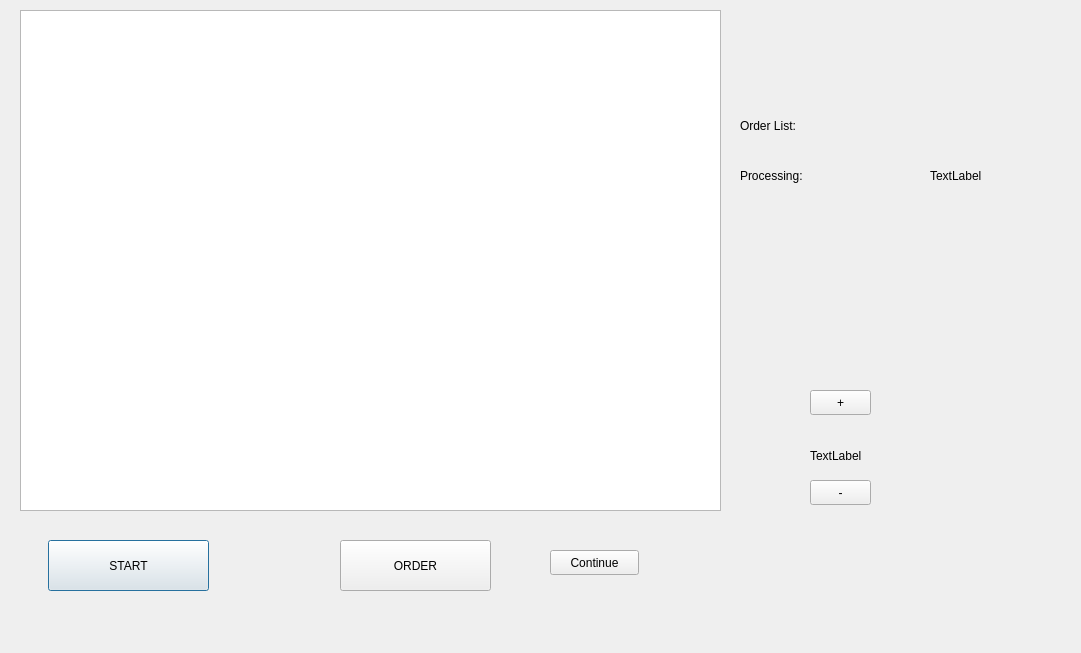
<?xml version="1.0" encoding="UTF-8"?>
<ui version="4.0">
 <class>DialogCamera</class>
 <widget class="QDialog" name="DialogCamera">
  <property name="geometry">
   <rect>
    <x>0</x>
    <y>0</y>
    <width>1081</width>
    <height>653</height>
   </rect>
  </property>
  <property name="windowTitle">
   <string>Dialog</string>
  </property>
  <property name="autoFillBackground">
   <bool>true</bool>
  </property>
  <widget class="QPushButton" name="START">
   <property name="geometry">
    <rect>
     <x>48</x>
     <y>540</y>
     <width>161</width>
     <height>51</height>
    </rect>
   </property>
   <property name="text">
    <string>START</string>
   </property>
  </widget>
  <widget class="QPushButton" name="ORDER">
   <property name="geometry">
    <rect>
     <x>340</x>
     <y>540</y>
     <width>151</width>
     <height>51</height>
    </rect>
   </property>
   <property name="text">
    <string>ORDER</string>
   </property>
  </widget>
  <widget class="QLabel" name="label">
   <property name="geometry">
    <rect>
     <x>810</x>
     <y>440</y>
     <width>61</width>
     <height>31</height>
    </rect>
   </property>
   <property name="text">
    <string>TextLabel</string>
   </property>
  </widget>
  <widget class="QLabel" name="valueLabel">
   <property name="geometry">
    <rect>
     <x>930</x>
     <y>160</y>
     <width>181</width>
     <height>31</height>
    </rect>
   </property>
   <property name="text">
    <string>TextLabel</string>
   </property>
  </widget>
  <widget class="QGraphicsView" name="graphicsView">
   <property name="geometry">
    <rect>
     <x>20</x>
     <y>10</y>
     <width>701</width>
     <height>501</height>
    </rect>
   </property>
   <property name="interactive">
    <bool>true</bool>
   </property>
  </widget>
  <widget class="QPushButton" name="POSBTN">
   <property name="geometry">
    <rect>
     <x>810</x>
     <y>390</y>
     <width>61</width>
     <height>25</height>
    </rect>
   </property>
   <property name="text">
    <string>+</string>
   </property>
  </widget>
  <widget class="QPushButton" name="NEGBTN">
   <property name="geometry">
    <rect>
     <x>810</x>
     <y>480</y>
     <width>61</width>
     <height>25</height>
    </rect>
   </property>
   <property name="text">
    <string>-</string>
   </property>
  </widget>
  <widget class="QLabel" name="LB_ORDER">
   <property name="geometry">
    <rect>
     <x>930</x>
     <y>110</y>
     <width>181</width>
     <height>31</height>
    </rect>
   </property>
   <property name="text">
    <string/>
   </property>
  </widget>
  <widget class="QPushButton" name="CONTINUE">
   <property name="geometry">
    <rect>
     <x>550</x>
     <y>550</y>
     <width>89</width>
     <height>25</height>
    </rect>
   </property>
   <property name="text">
    <string>Continue</string>
   </property>
  </widget>
  <widget class="QLabel" name="LIST">
   <property name="geometry">
    <rect>
     <x>740</x>
     <y>110</y>
     <width>171</width>
     <height>31</height>
    </rect>
   </property>
   <property name="text">
    <string>Order List:</string>
   </property>
  </widget>
  <widget class="QLabel" name="LIST_2">
   <property name="geometry">
    <rect>
     <x>740</x>
     <y>160</y>
     <width>171</width>
     <height>31</height>
    </rect>
   </property>
   <property name="text">
    <string>Processing:</string>
   </property>
  </widget>
 </widget>
 <resources/>
 <connections/>
</ui>
